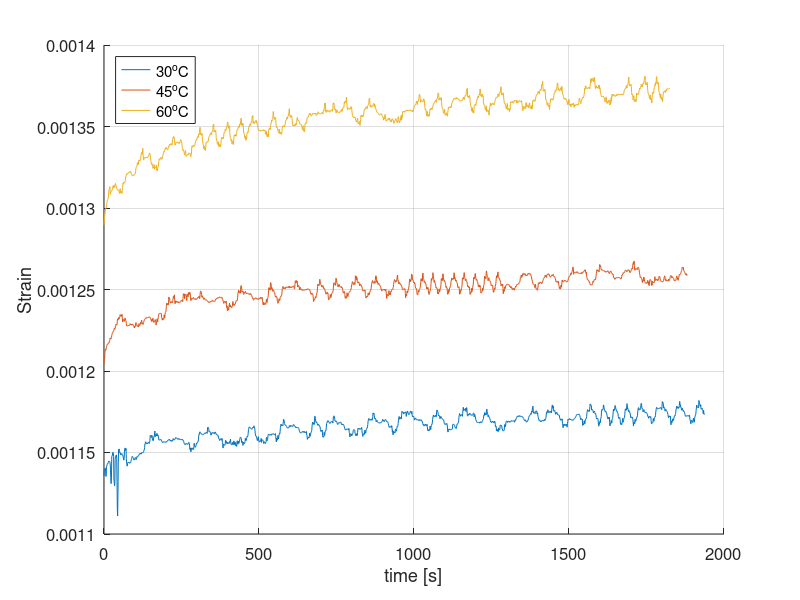
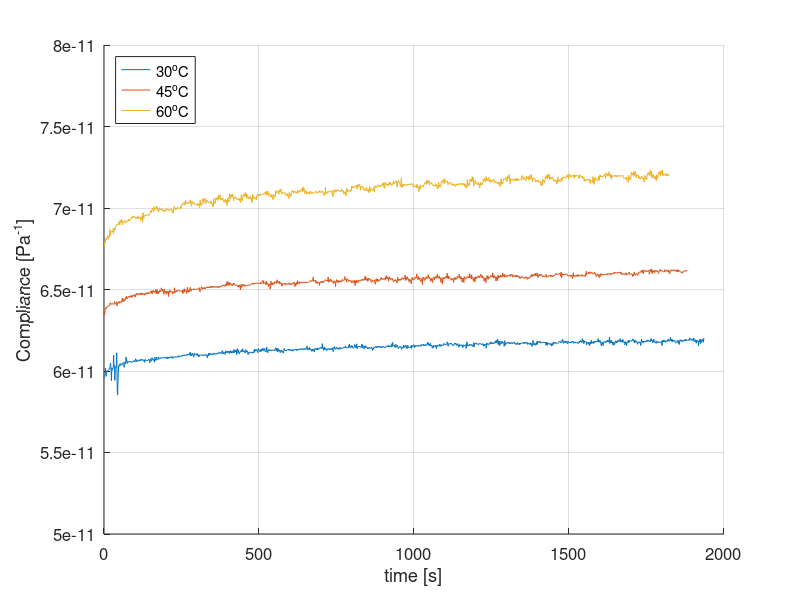
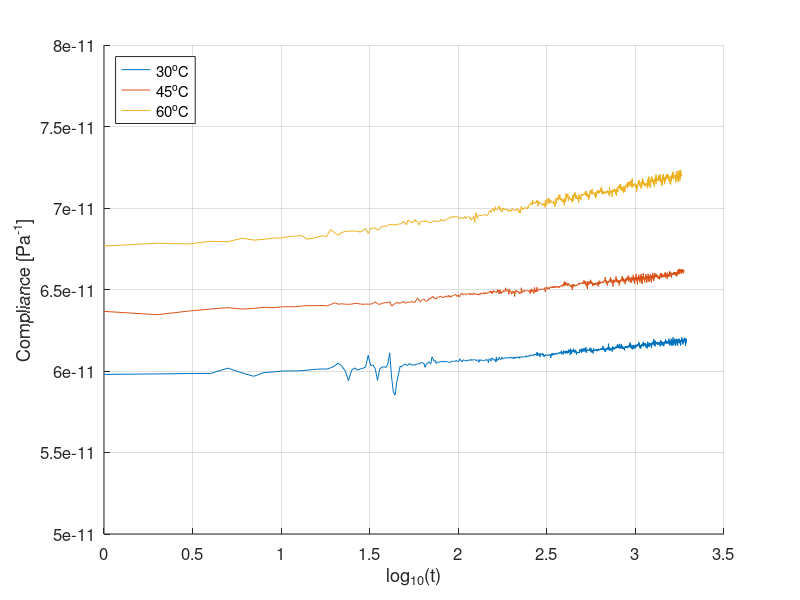

Here is the MATLAB script that generated these plots, in order:
% the time (t) for key points: load applied, load removed, begin average
% time, end average time. Average time is used to find the average load and
% remove outliers
% str_markers = [2264, 4113, 2402, 4021;
%                 1.407e4, 1.591e4, 1.42e4, 1.582e4;
%                 2.381e4, 2.566e4, 2.392e4, 2.555e4]; %GF11-01
% str_markers = [2235, 4396, 2298, 4343;
%                 1.358e4, 1.547e4, 1.372e4, 1.538e4;
%                 2.485e4, 2.667e4, 2.49e4, 2.663e4]; %GF11-02
str_markers = [4239, 6176, 4367, 6080;
                1.6309e4, 1.819e4, 1.651e4, 1.799e4;
                2.6325e4, 2.815e4, 2.643e4, 2.808e4]; %GF12-01
            
cte = [-8.19, -29.39, -45.3]* 10^-6;
[rows, cols] = size(str_markers);

load('GF12-01-results');
% allocate variables
time = results.lc{1}.time;
lc = results.lc{1}.stress;
for k = 1:length(results.sg)
    sg(:,k) = results.sg{k}.strain;
end

for b = 1:rows
% get index locations for key points
    for k = 1:cols
        ind(k) = find(time == str_markers(b,k));
    end

    % remove outliers in str
    str_avg = mean(lc(ind(3):ind(end),1));
    lc_str = lc(str_markers(b,1):str_markers(b,2),1);
    tf = isoutlier(lc_str);
    lc_str(tf) = str_avg;

    sg_strain{b} = sg(str_markers(b,1):str_markers(b,2)) - cte(b);
    comp{b} = sg_strain{b}./(lc_str * 10^6);
    
    exp_time{b} = time(str_markers(b,1):str_markers(b,2)) - time(str_markers(b,1));

end

% avg_comp = mean(comp,2)';

figure()
hold on
for k = 1:rows
    plot(exp_time{k},sg_strain{k})
end
xlabel('time [s]')
ylabel('Strain')
legend('30^oC', '45^oC', '60^oC', 'Location', 'Northwest')
grid on
set(gca, 'Fontsize', 12)

% Compliance vs time
figure()
hold on
for k = 1:rows
    plot(exp_time{k},comp{k})
end
xlabel('time [s]')
ylabel('Compliance [Pa^{-1}]')
legend('30^oC', '45^oC', '60^oC', 'Location', 'Northwest')
grid on
set(gca, 'Fontsize', 12)

% Compliance vs log(time)
figure()
hold on
for k = 1:rows
    plot(log10(exp_time{k}),comp{k})
end
xlabel('log_{10}(t)')
ylabel('Compliance [Pa^{-1}]')
legend('30^oC', '45^oC', '60^oC', 'Location', 'Northwest')
grid on
set(gca, 'Fontsize', 12)

% plot(log10(time(1:length(comp(:,k)))),avg_comp)
